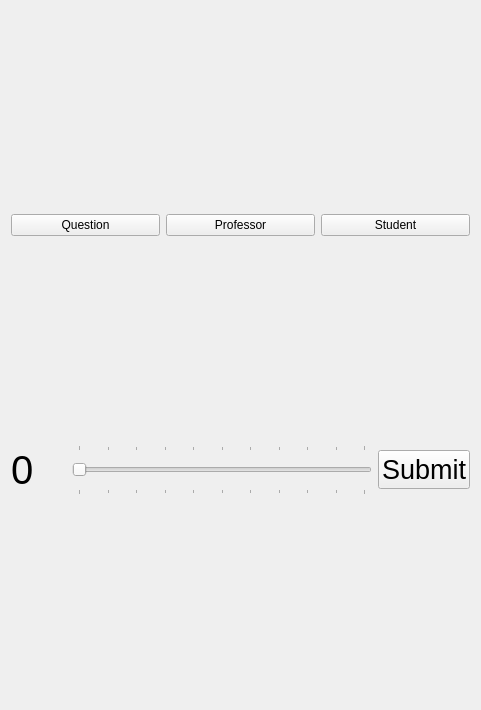
<?xml version="1.0" encoding="UTF-8"?>
<ui version="4.0">
 <class>Form</class>
 <widget class="QWidget" name="Form">
  <property name="geometry">
   <rect>
    <x>0</x>
    <y>0</y>
    <width>481</width>
    <height>710</height>
   </rect>
  </property>
  <property name="windowTitle">
   <string>Form</string>
  </property>
  <layout class="QGridLayout" name="gridLayout">
   <property name="sizeConstraint">
    <enum>QLayout::SetDefaultConstraint</enum>
   </property>
   <item row="3" column="0">
    <layout class="QVBoxLayout" name="verticalLayout">
     <property name="spacing">
      <number>6</number>
     </property>
     <property name="sizeConstraint">
      <enum>QLayout::SetDefaultConstraint</enum>
     </property>
     <item>
      <layout class="QHBoxLayout" name="horizontalLayout_2">
       <item>
        <widget class="QPushButton" name="questButton">
         <property name="text">
          <string>Question</string>
         </property>
         <property name="checkable">
          <bool>true</bool>
         </property>
        </widget>
       </item>
       <item>
        <widget class="QPushButton" name="profButton">
         <property name="text">
          <string>Professor</string>
         </property>
         <property name="checkable">
          <bool>true</bool>
         </property>
        </widget>
       </item>
       <item>
        <widget class="QPushButton" name="studentButton">
         <property name="text">
          <string>Student</string>
         </property>
         <property name="checkable">
          <bool>true</bool>
         </property>
        </widget>
       </item>
      </layout>
     </item>
    </layout>
   </item>
   <item row="5" column="0">
    <layout class="QHBoxLayout" name="horizontalLayout">
     <item>
      <widget class="QLabel" name="grade">
       <property name="font">
        <font>
         <pointsize>30</pointsize>
        </font>
       </property>
       <property name="text">
        <string>0</string>
       </property>
      </widget>
     </item>
     <item>
      <widget class="QSlider" name="slider">
       <property name="sizePolicy">
        <sizepolicy hsizetype="Fixed" vsizetype="Fixed">
         <horstretch>0</horstretch>
         <verstretch>0</verstretch>
        </sizepolicy>
       </property>
       <property name="minimumSize">
        <size>
         <width>300</width>
         <height>50</height>
        </size>
       </property>
       <property name="maximum">
        <number>10</number>
       </property>
       <property name="pageStep">
        <number>1</number>
       </property>
       <property name="orientation">
        <enum>Qt::Horizontal</enum>
       </property>
       <property name="tickPosition">
        <enum>QSlider::TicksBothSides</enum>
       </property>
      </widget>
     </item>
     <item>
      <widget class="QPushButton" name="submit">
       <property name="sizePolicy">
        <sizepolicy hsizetype="Fixed" vsizetype="Fixed">
         <horstretch>0</horstretch>
         <verstretch>0</verstretch>
        </sizepolicy>
       </property>
       <property name="font">
        <font>
         <pointsize>20</pointsize>
        </font>
       </property>
       <property name="text">
        <string>Submit</string>
       </property>
      </widget>
     </item>
    </layout>
   </item>
   <item row="4" column="0">
    <layout class="QVBoxLayout" name="centerLayout">
     <property name="sizeConstraint">
      <enum>QLayout::SetDefaultConstraint</enum>
     </property>
     <item>
      <layout class="QHBoxLayout" name="topLayout"/>
     </item>
    </layout>
   </item>
  </layout>
 </widget>
 <resources/>
 <connections/>
</ui>
